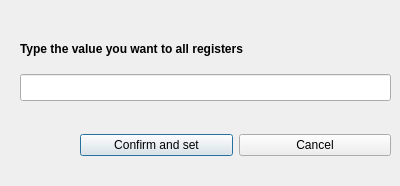
<?xml version="1.0" encoding="UTF-8"?>
<ui version="4.0">
 <class>reset_Dialog</class>
 <widget class="QDialog" name="reset_Dialog">
  <property name="geometry">
   <rect>
    <x>0</x>
    <y>0</y>
    <width>400</width>
    <height>186</height>
   </rect>
  </property>
  <property name="windowTitle">
   <string>Dialog</string>
  </property>
  <widget class="QWidget" name="verticalLayoutWidget">
   <property name="geometry">
    <rect>
     <x>20</x>
     <y>30</y>
     <width>371</width>
     <height>71</height>
    </rect>
   </property>
   <layout class="QVBoxLayout" name="verticalLayout">
    <item>
     <widget class="QLabel" name="label">
      <property name="font">
       <font>
        <weight>75</weight>
        <bold>true</bold>
       </font>
      </property>
      <property name="text">
       <string>Type the value you want to all registers</string>
      </property>
     </widget>
    </item>
    <item>
     <widget class="QLineEdit" name="valueOfAllLineEdit">
      <property name="font">
       <font>
        <pointsize>12</pointsize>
       </font>
      </property>
     </widget>
    </item>
   </layout>
  </widget>
  <widget class="QWidget" name="horizontalLayoutWidget">
   <property name="geometry">
    <rect>
     <x>80</x>
     <y>130</y>
     <width>311</width>
     <height>31</height>
    </rect>
   </property>
   <layout class="QHBoxLayout" name="horizontalLayout">
    <item>
     <widget class="QPushButton" name="confirmButton">
      <property name="text">
       <string>Confirm and set</string>
      </property>
     </widget>
    </item>
    <item>
     <widget class="QPushButton" name="cancelButton">
      <property name="text">
       <string>Cancel</string>
      </property>
     </widget>
    </item>
   </layout>
  </widget>
 </widget>
 <resources/>
 <connections/>
</ui>
